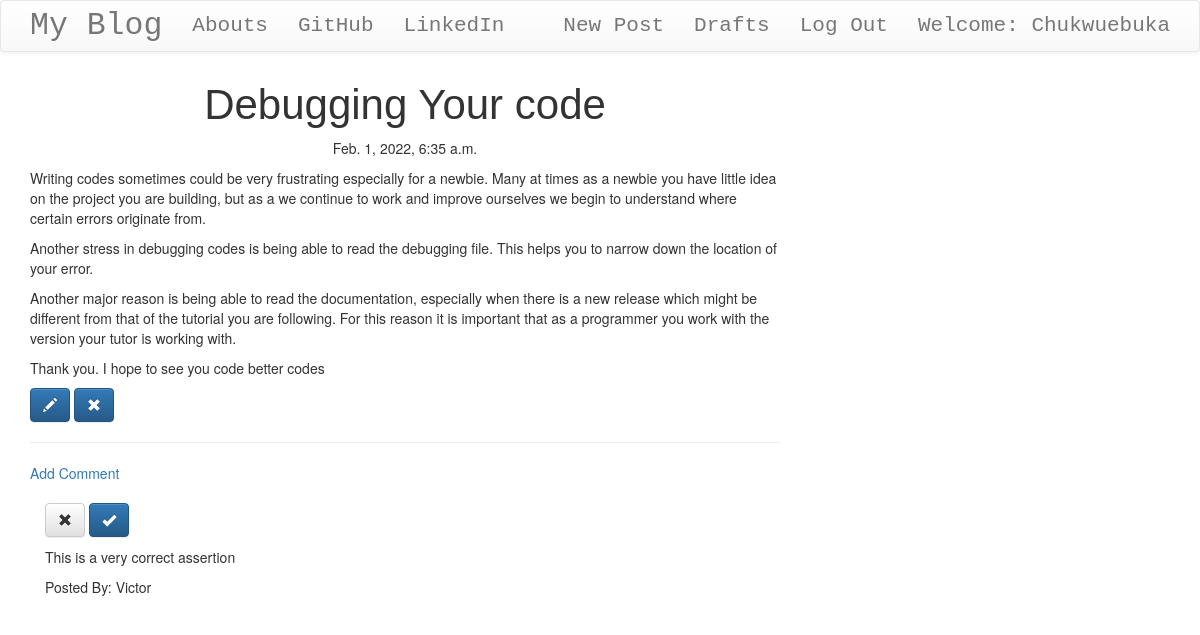
The app's page /post/1 (signed in) with its own data.
### blog/models.py (models this page shows, shortened)
class Post(models.Model):
    author = models.ForeignKey('auth.User', on_delete=models.CASCADE) # Directly linking to the authorization user
    title = models.CharField(max_length=200)
    text = models.TextField()
    create_date = models.DateTimeField(default=timezone.now())
    published_date = models.DateTimeField(blank=True, null=True)

class Comment(models.Model):
    post = models.ForeignKey('blog.Post', related_name='comments', on_delete=models.CASCADE)
    author = models.CharField(max_length=200)
    text = models.TextField()
    create_date = models.DateTimeField(default=timezone.now())
    approved_comments = models.BooleanField(default=False)

### blog/views.py (the view)
# urls.py: path('post/<int:pk>', views.PostDetailView.as_view(), name='post_detail'),
class PostDetailView(DetailView):
    model = Post

### blog/templates/blog/post_detail.html (shortened to what this page needs)
<!DOCTYPE html>
{% extends 'blog/base.html' %}
{% block content %}
    <h1 class="posttitle loader">{{ post.title }}</h1>
    {% if post.published_date %}
        <div class="date postdate">
            {{ post.published_date }}
        </div>
    {% else %}
        <a href="{% url 'post_publish' pk=post.pk %}" class="btn btn-default">Publish</a>
    {% endif %}
    <p class="postcontent">{{ post.text|safe|linebreaksbr }}</p>
    {% if user.is_authenticated %}
        <a href="{% url 'post_edit' pk=post.pk %}" class="btn btn-primary"><span class="glyphicon glyphicon-pencil"></span></a>
        <a href="{% url 'post_remove' pk=post.pk %}" class="btn btn-primary"><span class="glyphicon glyphicon-remove"></span></a>
    {% endif %}
        <hr>
        <a href="{% url 'add_comment_to_post' pk=post.pk %}">Add Comment</a>
        <div class="container">
            {% for comment in post.comments.all %}
                <br>
                {% if user.is_authenticated or comment.approved_comment %}
                    {% if not comment.approved_comment %}
                        <a href="{% url 'comment_remove' pk=comment.pk %}" class="btn btn-default"><span class="glyphicon glyphicon-remove"></span></a>
                        <a href="{% url 'comment_approve' pk=comment.pk %}" class="btn btn-primary"><span class="glyphicon glyphicon-ok"></span></a>
                    {% endif %}
                        <p>{{ comment.text|safe|linebreaks }}</p>
                        <p>Posted By: {{ comment.author }} </p>
                {% endif %}
                {% empty %}
                    <p>No Comments</p>
            {% endfor %}
        </div>
{% endblock %}

### blog/templates/blog/base.html (shortened to what this page needs)
<!DOCTYPE html>
{% load static %}
<html lang="en">
<head>
    <link rel="stylesheet" href="https://maxcdn.bootstrapcdn.com/bootstrap/3.3.7/css/bootstrap.min.css">
    <link rel="stylesheet" href="https://maxcdn.bootstrapcdn.com/bootstrap/3.3.7/css/bootstrap-theme.min.css">
    <link rel="stylesheet" href="//cdn.jsdelivr.net/npm/medium-editor@latest/dist/css/medium-editor.min.css" type="text/css" media="screen" charset="utf-8">
    <link rel="stylesheet" href="{% static "css/blog.css" %}">
</head>
<body class="loader">
    <nav class="navbar navbar-default techfont custom-navbar">
        <div class="container">
            <ul class="nav navbar-nav">
                <li><a href="{% url 'post_list' %}" class="navbar-brand bigbrand">My Blog</a></li>
                <li><a href="{% url 'about' %}">Abouts</a></li>
                <li><a href="https://www.github.com/Chukwuebuka2" target="_blank">GitHub</a></li>
                <li><a href="https://www.linkedin.com/in/chukwuebuka-nwokporo-018a98175" target="_blank">LinkedIn</a></li>
            </ul>
            <ul class="nav navbar-nav navbar-right">
                {% if user.is_authenticated %}
                    <li>
                        <a href="{% url 'post_new' %}">New Post</a>
                    </li>
                    <li>
                        <a href="{% url 'post_draft_list' %}">Drafts</a>
                    </li>
                    <li>
                        <a href="{% url 'logout' %}">Log Out</a>
                    </li>
                    <li>
                        <a>Welcome: {{ user.username }}</a>
                    </li>
                {% else %}
                    <li><a class="nav navbar-right" href="{% url 'login' %}"><span class="glyphicon glyphicon-user"></span></a></li>
                {% endif %}
            </ul>
        </div>
    </nav>
    <div class="content container">
        <div class="row">
            <div class="col-md-8">
                <div class="blog_posts">
                    {% block content %}
                    {% endblock %}
                </div>
            </div>
        </div>
    </div>
</body>
</html>

### blog/static/css/blog.css (style rules this page uses)
.techfont { font-family: 'Courier New', Courier, monospace; font-size: 1.5em; margin-bottom: 10px; }
.bigbrand { font-size: 1.5em; }
.postdate { text-align: center; }
.posttitle { font-family: 'Russo One', sans-serif; font-size: 3em; text-align: center; }
.postcontent { font-family: 'Montserrat'; font-size: 1.5em; }
.loader { filter: hue-rotate(0deg); color: linear-gradient(45deg, #0f8, #08f); animation: 10000ms infinite linear; }

### records on screen
Post: title "Debugging Your code", published_date "Feb. 1, 2022, 6:35 a.m.", text "Writing codes sometimes could be very frustrating especially for a newbie. Many at times as a newbie you have little idea on the project you are building, but as a we continue to work and improve ourselves we begin to understand where certain errors originate from. Another stress in debugging codes is being able to read the debugging file. This helps you to narrow down the location of your error. Another major reason is being able to read the documentation, especially when there is a new release which might be different from that of the tutorial you are following. For this reason it is important that as a programmer you work with the version your tutor is working with. Thank you. I hope to…"
Comment: text "This is a very correct assertion", author "Victor"

### other values on screen
{{ user.username }} "Chukwuebuka"
